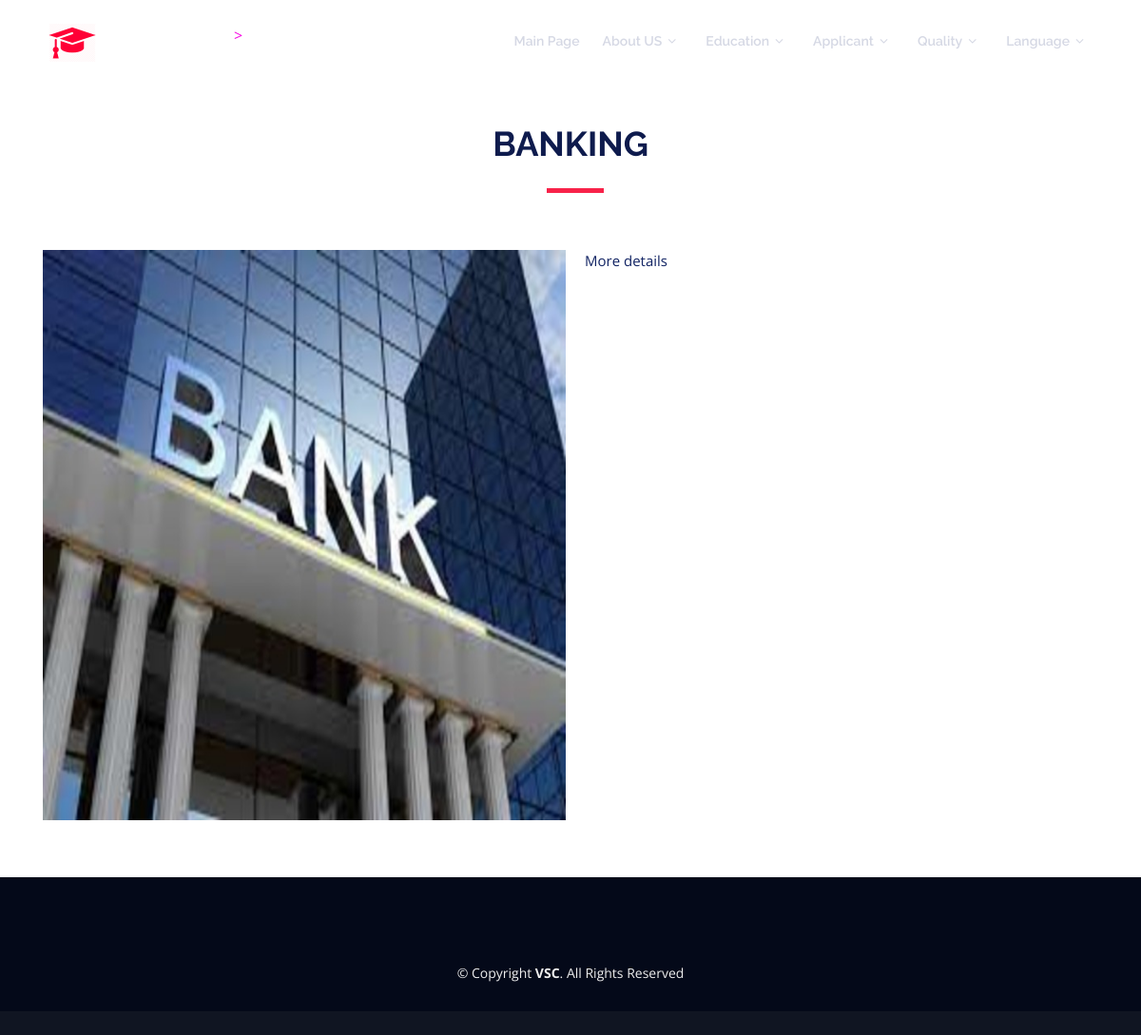
The app's page /en/Proffession_en/1/ with its own data.
### English/models.py (models this page shows, shortened)
class EnProfessions(models.Model):
    name=models.CharField('Name of specialty',max_length=100)
    img=models.ImageField('Imagers',upload_to='Professions imagers')
    class Meta:
        verbose_name='Professions'
        verbose_name_plural='Professions'

class EnProfDetail(models.Model):
    name=models.ForeignKey(EnProfessions,on_delete=models.CASCADE,related_name='enprofdetail')
    info=models.TextField('Section information')
    class Meta:
        verbose_name='detailed information'
        verbose_name_plural='detailed information'

### English/views.py (the view)
# urls.py: path('Proffession_en/<int:id>/',EnProfDetail.as_view(),name='detail_en'),
class EnProfDetail(DetailView):
    template_name='detail_en.html'
    def get(self,request,id):
        enprofessions=EnProfessions.objects.all()
        ensubprofessions=EnProfessions.objects.filter(pk=id)
        for i in ensubprofessions:
            k=str(i.name)
        context={
            'link':k,
            'enprofessions':enprofessions,
            'ensubprofessions':ensubprofessions,
                }
        return render(request,self.template_name,context)

### English/templates/detail_en.html
{% extends 'base_en.html' %}
  {% block content %}
  {% for i in ensubprofessions %}
  <main id="main" class="main-page">
    <section id="speakers-details" class="wow fadeIn">
      <div class="container">
        <div class="section-header">
          <h2>{{ i.name }}</h2>
        </div>
        <div class="row">
          <div class="col-md-6">
            <img src="{{ i.img.url }}" alt="Speaker 1"  width="550px" height="600px">
          </div>
          <div class="col-md-6">
            <div class="details">
              {% for j in i.enprofdetail.all %}
              <p>{{ j.info }}</p>
              {% endfor %}
            </div>
          </div>
        </div>
      </div>
    </section>
  </main>
  {% endfor %}
{% endblock %}

### main/static/css/style.css (style rules this page uses)
body { background: #fff; color: #f704e2; font-family: "Open Sans", sans-serif; }
p { padding: 0; margin: 0 0 30px 0; }
h1, h2, h3, h4, h5, h6 { font-family: "Raleway", sans-serif; font-weight: 400; margin: 0 0 20px 0; padding: 0; color: #0e1b4d; }
.main-page { margin-top: 70px; }
.wow { visibility: hidden; }
.section-header { margin-bottom: 60px; position: relative; padding-bottom: 20px; }
.section-header::before { content: ''; position: absolute; display: block; width: 60px; height: 5px; background: #f82249; bottom: 0; left: calc(50% - 25px); }
.section-header h2 { font-size: 36px; text-transform: uppercase; text-align: center; font-weight: 700; margin-bottom: 10px; }
#speakers-details { padding: 60px 0; }
#speakers-details .details p { color: #112363; font-size: 15px; margin-bottom: 10px; }

### records on screen
EnProfessions: name "BANKING", img (picture)
EnProfDetail: info "More details"
